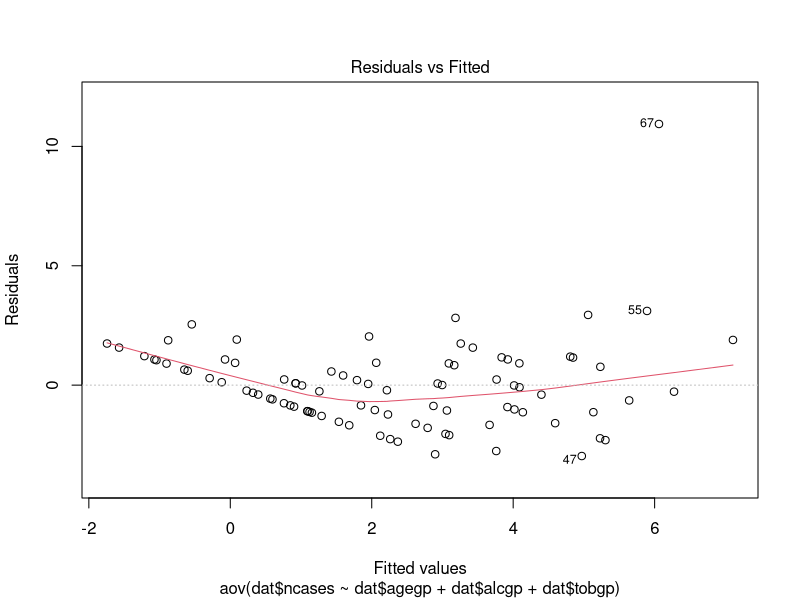
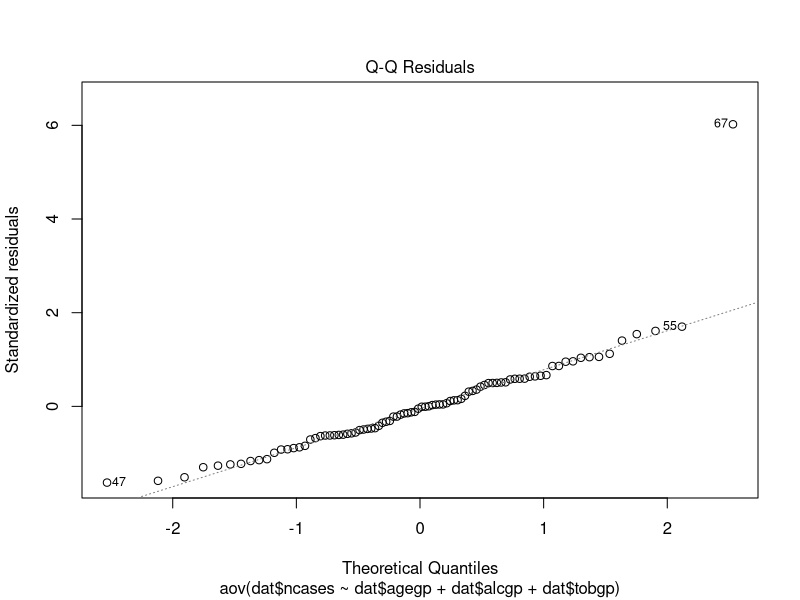
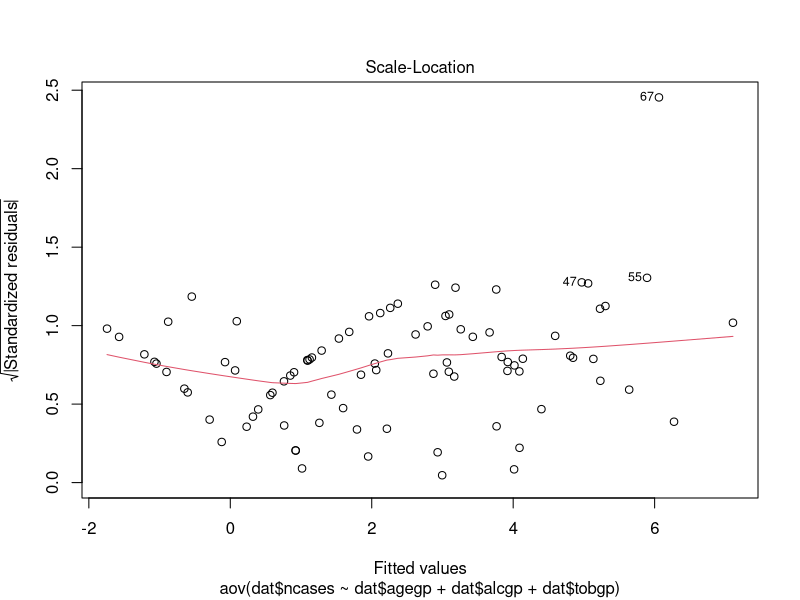
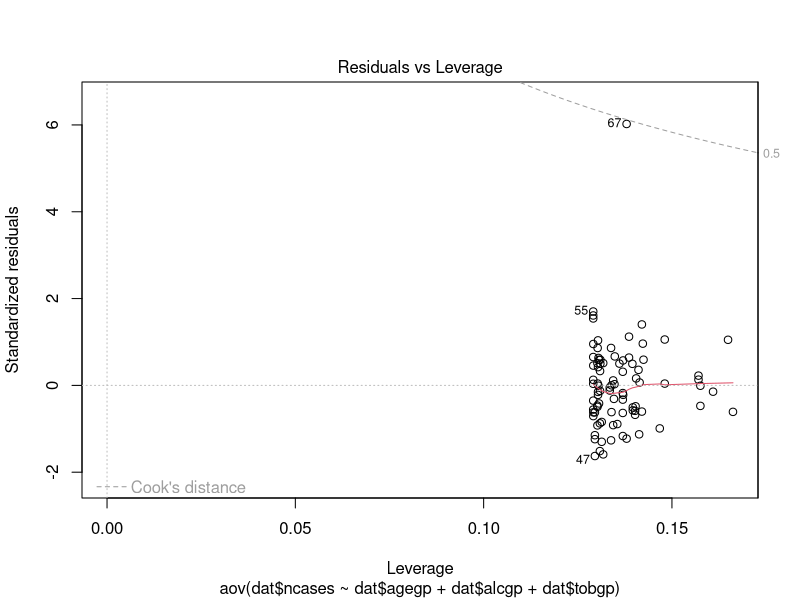
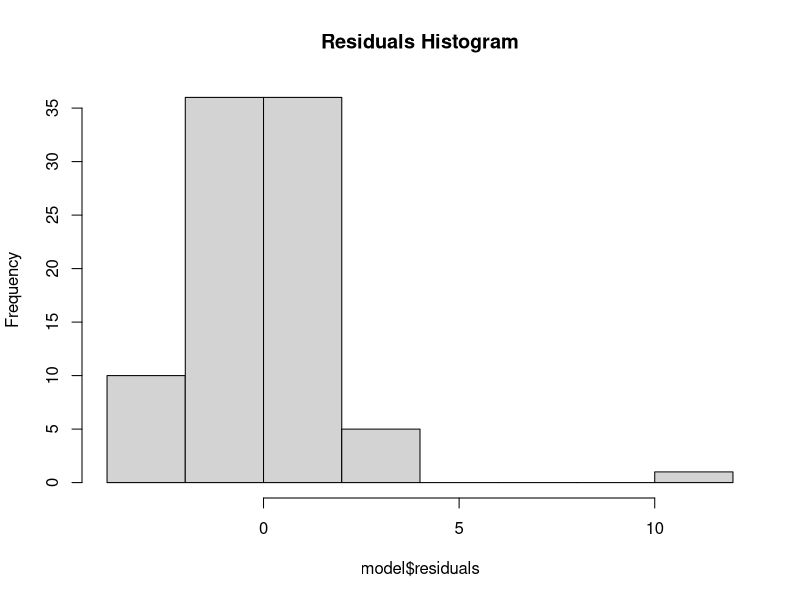
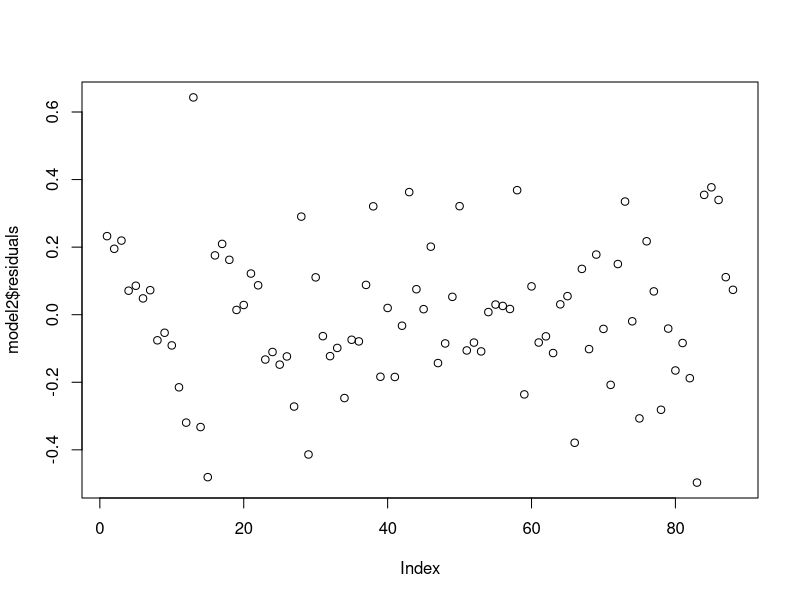
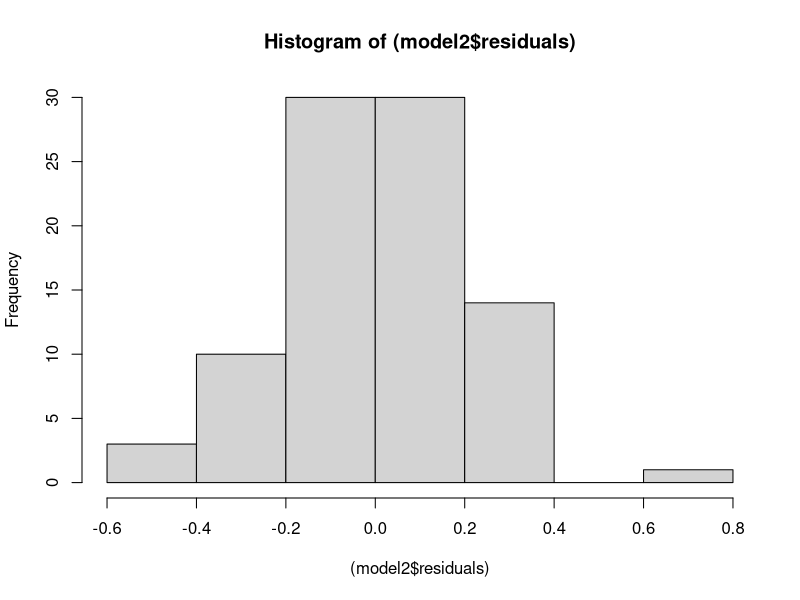

Recreate these plots in R, in order.
## ---- chunk 1
knitr::opts_chunk$set(echo = TRUE)
library(tidyverse)
library(ggplot2)
library(dplyr)
options(dplyr.summarise.inform = FALSE)
## ---- chunk 2
dat<- esoph
## ---- chunk 3

model <- aov(dat$ncases ~ dat$agegp+dat$alcgp+dat$tobgp, data = dat)

#summary(model)

#plot the model
plot(model)

#looking at histogram of residuals
hist(model$residuals, main = "Residuals Histogram")


## ---- chunk 4
shapiro.test(model$residuals)
## ---- chunk 5
esoph$percentage <- esoph$ncases / (esoph$ncontrols+esoph$ncases)

model2 <- aov(percentage ~ agegp + tobgp + alcgp, data = esoph) #Linear model is created in order to apply anova test

plot(model2$residuals)
hist((model2$residuals))


#formal test of normality

shapiro.test(model2$residuals)

#here p-value >.05 so we would not reject the null as there is strong evidence against rejecting the null.


## ---- chunk 6
#We need our dependent variable (percent of cancer cases) and two independent variables (I picked tobacco and alcohol use) in their own data set.
esoph.twoway <- esoph[ , c("alcgp", "tobgp", "percentage")]

#Next I generate a frequency table (not sure if this is 100% needed)
table(esoph.twoway$alcgp, esoph.twoway$tobgp)
#the table shows that we have a relatively balanced design (the guides words not mine)

#We create the anova test
esoph.aov2way <- aov(percentage ~ alcgp + tobgp, data = esoph.twoway)
#Then use summary to summarize the test
summary(esoph.aov2way)

#notes, I havent done any analysis on what the test shows, I also am not sure if we want to assume the variables interact at all
#the model above is called an additive model hence the + sign, but if we think the variables interact we can use an * instead of the +

